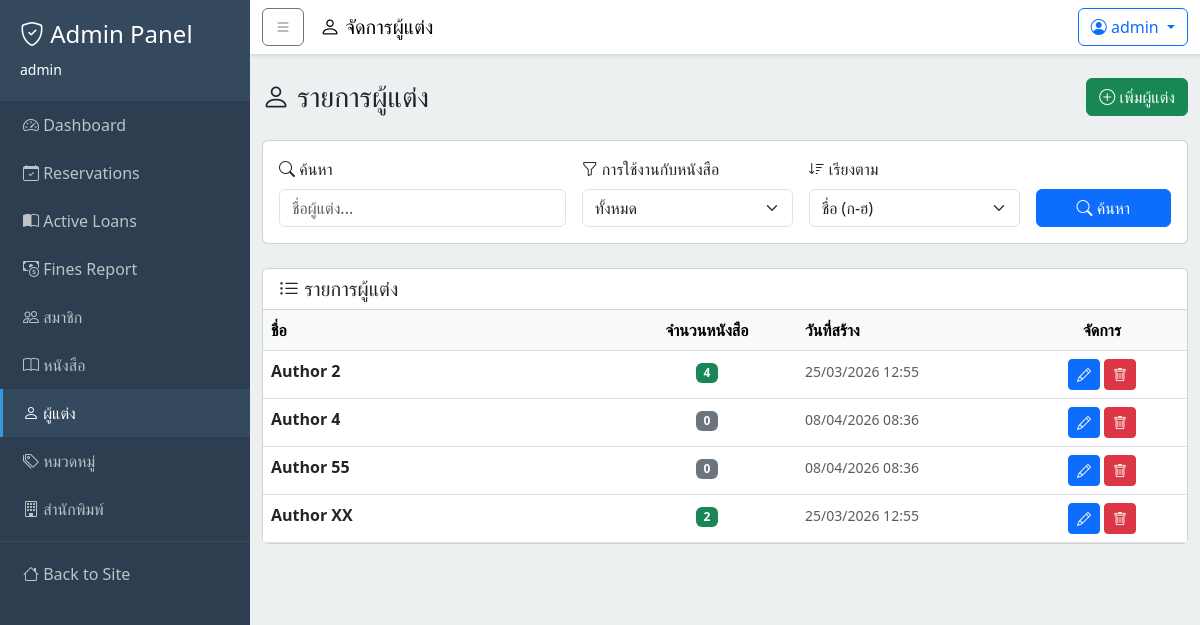
The page /dashboard/authors/ (signed in) on the database as committed earlier.
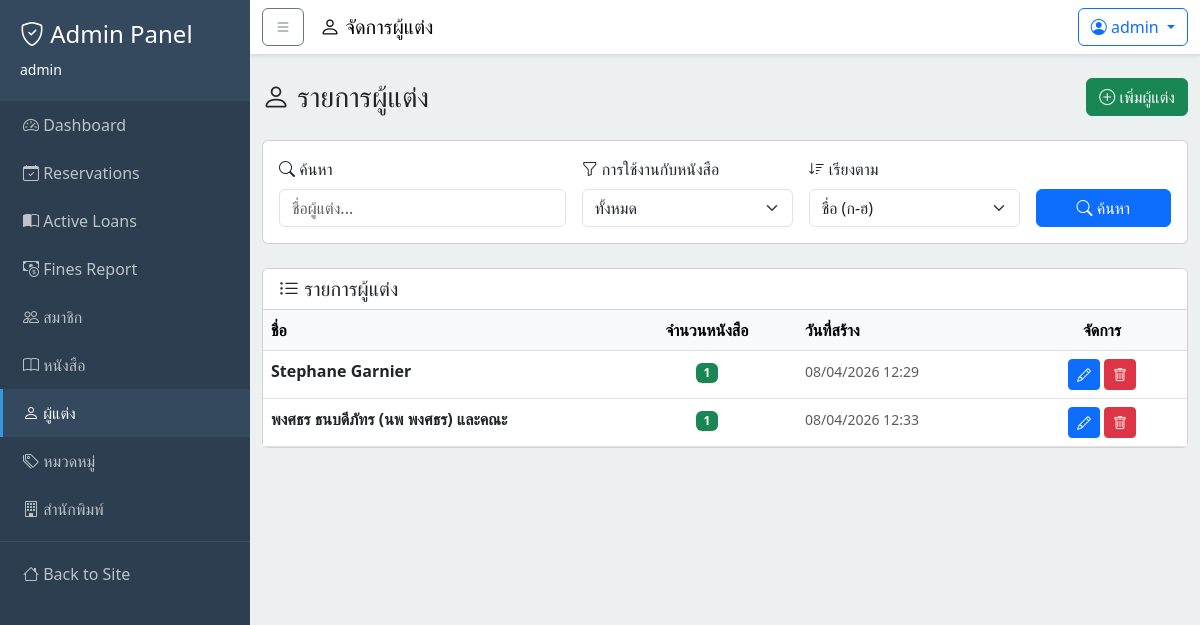
The same page on the database as committed later.
### users/models.py (models this page shows, shortened)
class User(AbstractUser):
    phone_number = models.CharField(max_length=10, null=False, blank=False)
    citizen_id = models.CharField(
    max_length=13,
    unique=True,
    null=False,
    blank=False,
    validators=[
        RegexValidator(
            regex=r'^\d{13}$',
            message='Citizen ID must be exactly 13 digits'
        )
    ])

### books/models.py (models this page shows, shortened)
class Author(models.Model):
    id = models.AutoField(primary_key=True)
    name = models.CharField(max_length=255)
    created_at = models.DateTimeField(auto_now_add=True)
    class Meta:
        db_table = "authors"
        verbose_name = "Author"
        verbose_name_plural = "Authors"

### books/views.py (the view)
# urls.py: path('dashboard/authors/', views.dashboard_authors_view, name='dashboard_authors'),
@staff_member_required
def dashboard_authors_view(request):
    authors = Author.objects.annotate(books_count=Count('books', distinct=True))
    search_query = request.GET.get('search', '').strip()
    if search_query:
        authors = authors.filter(name__icontains=search_query)
    has_books = request.GET.get('has_books', '').strip()
    if has_books == 'yes':
        authors = authors.filter(books_count__gt=0)
    elif has_books == 'no':
        authors = authors.filter(books_count=0)
    sort_by = request.GET.get('sort', 'name').strip()
    allowed_sorts = {
        'name': 'name',
        '-name': '-name',
        '-created_at': '-created_at',
        'created_at': 'created_at',
        '-books_count': '-books_count',
        'books_count': 'books_count',
    }
    authors = authors.order_by(allowed_sorts.get(sort_by, 'name'), 'id')
    paginator = Paginator(authors, 10)
    page_obj = paginator.get_page(request.GET.get('page'))
    context = {
        'entity_label': 'ผู้แต่ง',
        'entity_icon': 'bi-person',
        'add_url_name': 'books:dashboard_author_form',
        'edit_url_name': 'books:dashboard_author_form_id',
        'delete_url_name': 'books:dashboard_author_delete',
        'page_obj': page_obj,
        'search_query': search_query,
        'has_books': has_books,
        'sort_by': sort_by,
    }
    return render(request, 'dashboard/library_entities/list.html', context)

### books/cart.py (called while the page is built)
    def count(self):
        return len(self.cart)

### books/context_processors.py (called while the page is built)
def cart_context(request):
    cart = Cart(request)
    return {
        'cart_count': cart.count()
    }

### templates/dashboard/library_entities/list.html (shortened to what this page needs)
{% extends "base_admin.html" %}
{% block page_title %}
    <i class="bi {{ entity_icon }}"></i> จัดการ{{ entity_label }}
{% endblock page_title %}
{% block content %}
    <div class="d-flex justify-content-between align-items-center mb-4">
        <h3 class="mb-0">
            <i class="bi {{ entity_icon }}"></i> รายการ{{ entity_label }}
        </h3>
        <a href="{% url add_url_name %}" class="btn btn-success">
            <i class="bi bi-plus-circle"></i> เพิ่ม{{ entity_label }}
        </a>
    </div>
    <div class="card mb-4">
        <div class="card-body">
            <form method="get" class="row g-3">
                <div class="col-md-4">
                    <label class="form-label">
                        <i class="bi bi-search"></i> ค้นหา
                    </label>
                    <input type="text"
                           name="search"
                           class="form-control"
                           placeholder="ชื่อ{{ entity_label }}..."
                           value="{{ search_query }}">
                </div>
                <div class="col-md-3">
                    <label class="form-label">
                        <i class="bi bi-funnel"></i> การใช้งานกับหนังสือ
                    </label>
                    <select name="has_books" class="form-select">
                        <option value="" {% if not has_books %}selected{% endif %}>ทั้งหมด</option>
                    </select>
                </div>
                <div class="col-md-3">
                    <label class="form-label">
                        <i class="bi bi-sort-down"></i> เรียงตาม
                    </label>
                    <select name="sort" class="form-select">
                        <option value="name" {% if sort_by == 'name' %}selected{% endif %}>ชื่อ (ก-ฮ)</option>
                    </select>
                </div>
                <div class="col-md-2 d-flex align-items-end">
                    <button type="submit" class="btn btn-primary w-100">
                        <i class="bi bi-search"></i> ค้นหา
                    </button>
                </div>
            </form>
        </div>
    </div>
    <div class="card">
        <div class="card-header bg-white">
            <h5 class="mb-0">
                <i class="bi bi-list-ul"></i> รายการ{{ entity_label }}
            </h5>
        </div>
        <div class="card-body p-0">
            {% if page_obj.object_list %}
                <div class="table-responsive">
                    <table class="table table-hover mb-0">
                        <thead class="table-light">
                            <tr>
                                <th>ชื่อ</th>
                                <th class="text-center col-books-count">จำนวนหนังสือ</th>
                                <th class="col-created-at">วันที่สร้าง</th>
                                <th class="text-center col-actions">จัดการ</th>
                            </tr>
                        </thead>
                        <tbody>
                            {% for item in page_obj %}
                                <tr>
                                    <td>
                                        <strong>{{ item.name }}</strong>
                                    </td>
                                    <td class="text-center">
                                        {% if item.books_count > 0 %}
                                            <span class="badge bg-success">{{ item.books_count }}</span>
                                        {% else %}
                                            <span class="badge bg-secondary">0</span>
                                        {% endif %}
                                    </td>
                                    <td>
                                        <small class="text-muted">{{ item.created_at|date:"d/m/Y H:i" }}</small>
                                    </td>
                                    <td class="text-center">
                                        <a href="{% url edit_url_name item.id %}"
                                           class="btn btn-sm btn-primary"
                                           title="แก้ไข"><i class="bi bi-pencil"></i></a>
                                        <form method="post"
                                              action="{% url delete_url_name item.id %}"
                                              class="d-inline"
                                              onsubmit="return confirm('ต้องการลบ &quot;{{ item.name }}&quot; หรือไม่?');">
                                            <button type="submit" class="btn btn-sm btn-danger" title="ลบ">
                                                <i class="bi bi-trash"></i>
                                            </button>
                                        </form>
                                    </td>
                                </tr>
                            {% endfor %}
                        </tbody>
                    </table>
                </div>
            {% else %}
                <div class="text-center py-5">
                    <i class="bi bi-inbox fs-1 text-muted"></i>
                    <p class="text-muted mt-3">ไม่พบข้อมูล{{ entity_label }}</p>
                </div>
            {% endif %}
        </div>
    </div>
{% endblock content %}

### templates/base_admin.html (shortened to what this page needs)
<!DOCTYPE html>
<html lang="th">
    <head>
        <link href="https://cdn.jsdelivr.net/npm/bootstrap@5.3.0/dist/css/bootstrap.min.css"
              rel="stylesheet">
        <link rel="stylesheet"
              href="https://cdn.jsdelivr.net/npm/bootstrap-icons@1.10.0/font/bootstrap-icons.css">
    </head>
    <body>
        <div class="wrapper">
            <nav class="sidebar" id="sidebar">
                <div class="sidebar-header">
                    <h4>
                        <i class="bi bi-shield-check"></i> Admin Panel
                    </h4>
                    <small>{{ user.username }}</small>
                </div>
                <ul class="nav flex-column">
                    <li class="nav-item">
                        <a class="nav-link {% if request.resolver_match.url_name == 'dashboard_home' %}active{% endif %}"
                           href="{% url 'dashboard_home' %}">
                            <i class="bi bi-speedometer2"></i> Dashboard
                        </a>
                    </li>
                    <li class="nav-item">
                        <a class="nav-link {% if 'reservations' in request.path %}active{% endif %}"
                           href="{% url 'dashboard_reservations' %}">
                            <i class="bi bi-calendar-check"></i> Reservations
                        </a>
                    </li>
                    <li class="nav-item">
                        <a class="nav-link {% if 'loans/admin/active' in request.path %}active{% endif %}"
                           href="{% url 'loans:active_loans' %}">
                            <i class="bi bi-book-half"></i> Active Loans
                        </a>
                    </li>
                    <li class="nav-item">
                        <a class="nav-link {% if 'dashboard/fines' in request.path %}active{% endif %}"
                           href="{% url 'fines:admin_report' %}">
                            <i class="bi bi-cash-coin"></i> Fines Report
                        </a>
                    </li>
                    <li class="nav-item">
                        <a class="nav-link {% if 'dashboard/users' in request.path %}active{% endif %}"
                           href="{% url 'users:dashboard_users' %}">
                            <i class="bi bi-people"></i> สมาชิก
                        </a>
                    </li>
                    <li class="nav-item">
                        <a class="nav-link {% if 'dashboard/books' in request.path %}active{% endif %}"
                           href="{% url 'books:dashboard_books' %}">
                            <i class="bi bi-book"></i> หนังสือ
                        </a>
                    </li>
                    <li class="nav-item">
                        <a class="nav-link {% if 'dashboard/authors' in request.path %}active{% endif %}"
                           href="{% url 'books:dashboard_authors' %}">
                            <i class="bi bi-person"></i> ผู้แต่ง
                        </a>
                    </li>
                    <li class="nav-item">
                        <a class="nav-link {% if 'dashboard/categories' in request.path %}active{% endif %}"
                           href="{% url 'books:dashboard_categories' %}">
                            <i class="bi bi-tags"></i> หมวดหมู่
                        </a>
                    </li>
                    <li class="nav-item">
                        <a class="nav-link {% if 'dashboard/publishers' in request.path %}active{% endif %}"
                           href="{% url 'books:dashboard_publishers' %}">
                            <i class="bi bi-building"></i> สำนักพิมพ์
                        </a>
                    </li>
                    <li>
                        <hr class="my-2 border-secondary">
                    </li>
                    <li class="nav-item">
                        <a class="nav-link" href="{% url 'home' %}">
                            <i class="bi bi-house"></i> Back to Site
                        </a>
                    </li>
                </ul>
            </nav>
            <div class="content">
                <nav class="top-navbar navbar navbar-expand-lg navbar-light">
                    <div class="container-fluid">
                        <button class="btn btn-outline-secondary me-3"
                                type="button"
                                id="sidebarToggle">
                            <i class="bi bi-list"></i>
                        </button>
                        <span class="navbar-brand mb-0 h1">
                            {% block page_title %}{% endblock page_title %}
                        </span>
                        <div class="ms-auto">
                            <div class="dropdown">
                                <a class="btn btn-outline-primary dropdown-toggle"
                                   href="#"
                                   role="button"
                                   data-bs-toggle="dropdown">
                                    <i class="bi bi-person-circle"></i> {{ user.username }}
                                </a>
                            </div>
                        </div>
                    </div>
                </nav>
                <div class="container-fluid py-4">
                    {% block content %}
                    {% endblock content %}
                </div>
            </div>
        </div>
    </body>
</html>

### templates/base_admin.html (style rules this page uses)
body { min-height: 100vh; display: flex; flex-direction: column; }
.wrapper { display: flex; flex: 1; }
.sidebar { min-width: 250px; max-width: 250px; background: #2c3e50; color: #fff; transition: all 0.3s; }
.sidebar .nav-link { color: #bdc3c7; padding: 12px 20px; border-left: 3px solid transparent; }
.sidebar .nav-link.active { color: #fff; background: #34495e; border-left-color: #3498db; }
.sidebar-header { padding: 20px; background: #34495e; }
.content { flex: 1; background: #ecf0f1; overflow-y: auto; }
.top-navbar { background: #fff; box-shadow: 0 2px 4px rgba(0,0,0,0.1); }

### templates/dashboard/library_entities/list.html (style rules this page uses)
.col-books-count { width: 180px; }
.col-created-at { width: 220px; }
.col-actions { width: 170px; }

Rows that differ between the two databases and show on the page:
removed Author: name "Author 2", books_count "4", created_at "25/03/2026 12:55"
removed Author: name "Author 4", shows "0", created_at "08/04/2026 08:36"
removed Author: name "Author 55", shows "0", created_at "08/04/2026 08:36"
removed Author: name "Author XX", books_count "2", created_at "25/03/2026 12:55"
added Author: name "Stephane Garnier", books_count "1", created_at "08/04/2026 12:29"
added Author: name "พงศธร ธนบดีภัทร (นพ พงศธร) และคณะ", books_count "1", created_at "08/04/2026 12:33"
